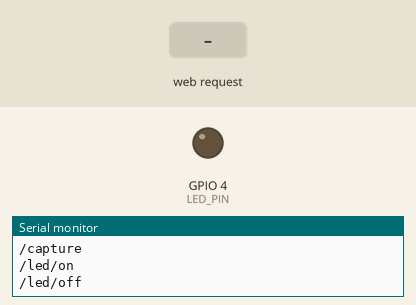
Simulated run of this sketch. Board: ESP32. On the bench: output pins drawn as LEDs (lit = HIGH), the last lines printed to the serial monitor. Inputs (shaded band) come from the test bench. WiFi joins after 1.5 s; servers stay silent unless stated; the camera gives no picture.

Above: at 4.0 s.
4.1 s: HTTP request GET /led/on received
At 5.3 s:
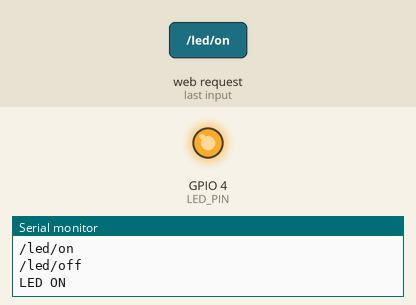
5.6 s: HTTP request GET /led/off received
At 6.5 s:
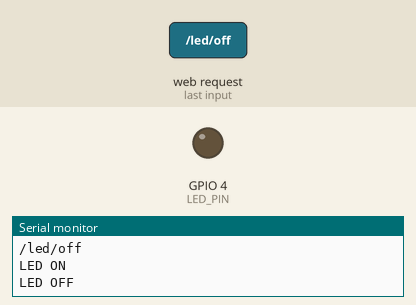
Timing chart, 0 to 8.6 s (numbered marks = the images above; inputs shaded):
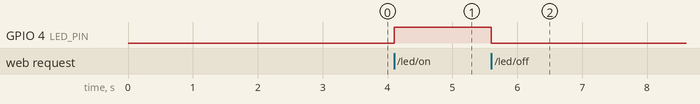

Measured:
- after the input at 4.1 s, GPIO 4 (LED_PIN): LOW → HIGH at once
- after the input at 5.6 s, GPIO 4 (LED_PIN): HIGH → LOW at once

The sketch:

ESP32CAM_Server.ino
```cpp
#include "esp_camera.h"
#include <WiFi.h>
#include <WebServer.h>

// =========================
// Wi-Fi
// =========================
const char* ssid = "Your SSID";  //Set these up before flashing your code.
const char* password = "Your Password";

// =========================
// ESP32-CAM IP
// =========================
WebServer server(80);

// =========================
// Onboard Flash LED
// GPIO4 on classic ESP32-CAM
// =========================
#define LED_PIN 4

// =========================
// Camera pins
// =========================
#define PWDN_GPIO_NUM     32
#define RESET_GPIO_NUM    -1
#define XCLK_GPIO_NUM      0
#define SIOD_GPIO_NUM     26
#define SIOC_GPIO_NUM     27

#define Y9_GPIO_NUM       35
#define Y8_GPIO_NUM       34
#define Y7_GPIO_NUM       39
#define Y6_GPIO_NUM       36
#define Y5_GPIO_NUM       21
#define Y4_GPIO_NUM       19
#define Y3_GPIO_NUM       18
#define Y2_GPIO_NUM        5
#define VSYNC_GPIO_NUM    25
#define HREF_GPIO_NUM     23
#define PCLK_GPIO_NUM     22

// =========================
// Main webpage
// =========================
void handleRoot() {

  String html = R"rawliteral(
<!DOCTYPE html>
<html>
<head>
  <title>ESP32-CAM</title>
  <meta name="viewport" content="width=device-width, initial-scale=1">
</head>

<body>
  <h1>ESP32-CAM</h1>

  <img id="camera" src="/capture" width="320">

  <br><br>

  <button onclick="ledOn()">LED ON</button>
  <button onclick="ledOff()">LED OFF</button>

  <script>

    function refreshImage() {
      document.getElementById("camera").src =
        "/capture?t=" + new Date().getTime();
    }

    setInterval(refreshImage, 250);

    function ledOn() {
      fetch("/led/on");
    }

    function ledOff() {
      fetch("/led/off");
    }

  </script>
</body>
</html>
)rawliteral";

  server.send(200, "text/html", html);
}

// =========================
// Capture single JPEG
// =========================
void handleCapture() {

  camera_fb_t *fb = esp_camera_fb_get();

  if (!fb) {
    Serial.println("Camera capture failed!");

    server.send(
      500,
      "text/plain",
      "Camera capture failed"
    );

    return;
  }

  server.sendHeader(
    "Cache-Control",
    "no-cache, no-store, must-revalidate"
  );

  server.sendHeader(
    "Pragma",
    "no-cache"
  );

  server.sendHeader(
    "Expires",
    "0"
  );

  server.setContentLength(fb->len);

  server.send(
    200,
    "image/jpeg",
    ""
  );

  WiFiClient client = server.client();

  client.write(
    fb->buf,
    fb->len
  );

  esp_camera_fb_return(fb);
}

// =========================
// LED ON
// =========================
void handleLedOn() {

  digitalWrite(LED_PIN, HIGH);

  Serial.println("LED ON");

  server.send(
    200,
    "text/plain",
    "LED ON"
  );
}

// =========================
// LED OFF
// =========================
void handleLedOff() {

  digitalWrite(LED_PIN, LOW);

  Serial.println("LED OFF");

  server.send(
    200,
    "text/plain",
    "LED OFF"
  );
}

// =========================
// Setup
// =========================
void setup() {

  Serial.begin(115200);

  delay(1000);

  Serial.println();
  Serial.println("Starting ESP32-CAM...");

  // -------------------------
  // LED setup
  // -------------------------
  pinMode(LED_PIN, OUTPUT);
  digitalWrite(LED_PIN, LOW);

  // -------------------------
  // Camera configuration
  // -------------------------
  camera_config_t config;

  config.ledc_channel = LEDC_CHANNEL_0;
  config.ledc_timer = LEDC_TIMER_0;

  config.pin_d0 = Y2_GPIO_NUM;
  config.pin_d1 = Y3_GPIO_NUM;
  config.pin_d2 = Y4_GPIO_NUM;
  config.pin_d3 = Y5_GPIO_NUM;
  config.pin_d4 = Y6_GPIO_NUM;
  config.pin_d5 = Y7_GPIO_NUM;
  config.pin_d6 = Y8_GPIO_NUM;
  config.pin_d7 = Y9_GPIO_NUM;

  config.pin_xclk = XCLK_GPIO_NUM;
  config.pin_pclk = PCLK_GPIO_NUM;
  config.pin_vsync = VSYNC_GPIO_NUM;
  config.pin_href = HREF_GPIO_NUM;

  config.pin_sccb_sda = SIOD_GPIO_NUM;
  config.pin_sccb_scl = SIOC_GPIO_NUM;

  config.pin_pwdn = PWDN_GPIO_NUM;
  config.pin_reset = RESET_GPIO_NUM;

  config.xclk_freq_hz = 20000000;

  config.pixel_format = PIXFORMAT_JPEG;

  // Stable settings for ESP32-CAM WITHOUT PSRAM
  config.frame_size = FRAMESIZE_HQVGA;
  config.jpeg_quality = 15;
  config.fb_count = 1;

  config.grab_mode = CAMERA_GRAB_WHEN_EMPTY;
  config.fb_location = CAMERA_FB_IN_DRAM;

  // -------------------------
  // Initialize camera
  // -------------------------
  esp_err_t err = esp_camera_init(&config);

  if (err != ESP_OK) {

    Serial.printf(
      "Camera init failed with error 0x%x\n",
      err
    );

    return;
  }

  Serial.println("Camera initialized successfully!");

  // -------------------------
  // Connect to Wi-Fi
  // -------------------------
  Serial.print("Connecting to Wi-Fi");

  WiFi.begin(
    ssid,
    password
  );

  while (WiFi.status() != WL_CONNECTED) {

    delay(500);

    Serial.print(".");
  }

  Serial.println();
  Serial.println("Wi-Fi connected!");

  Serial.print("ESP32 IP address: ");
  Serial.println(WiFi.localIP());

  // -------------------------
  // Web server routes
  // -------------------------
  server.on(
    "/",
    HTTP_GET,
    handleRoot
  );

  server.on(
    "/capture",
    HTTP_GET,
    handleCapture
  );

  server.on(
    "/led/on",
    HTTP_GET,
    handleLedOn
  );

  server.on(
    "/led/off",
    HTTP_GET,
    handleLedOff
  );

  // -------------------------
  // Start server
  // -------------------------
  server.begin();

  Serial.println("Web server started!");
  Serial.println();
  Serial.println("Available endpoints:");
  Serial.println("/capture");
  Serial.println("/led/on");
  Serial.println("/led/off");
}

// =========================
// Main loop
// =========================
void loop() {

  server.handleClient();
}
```
